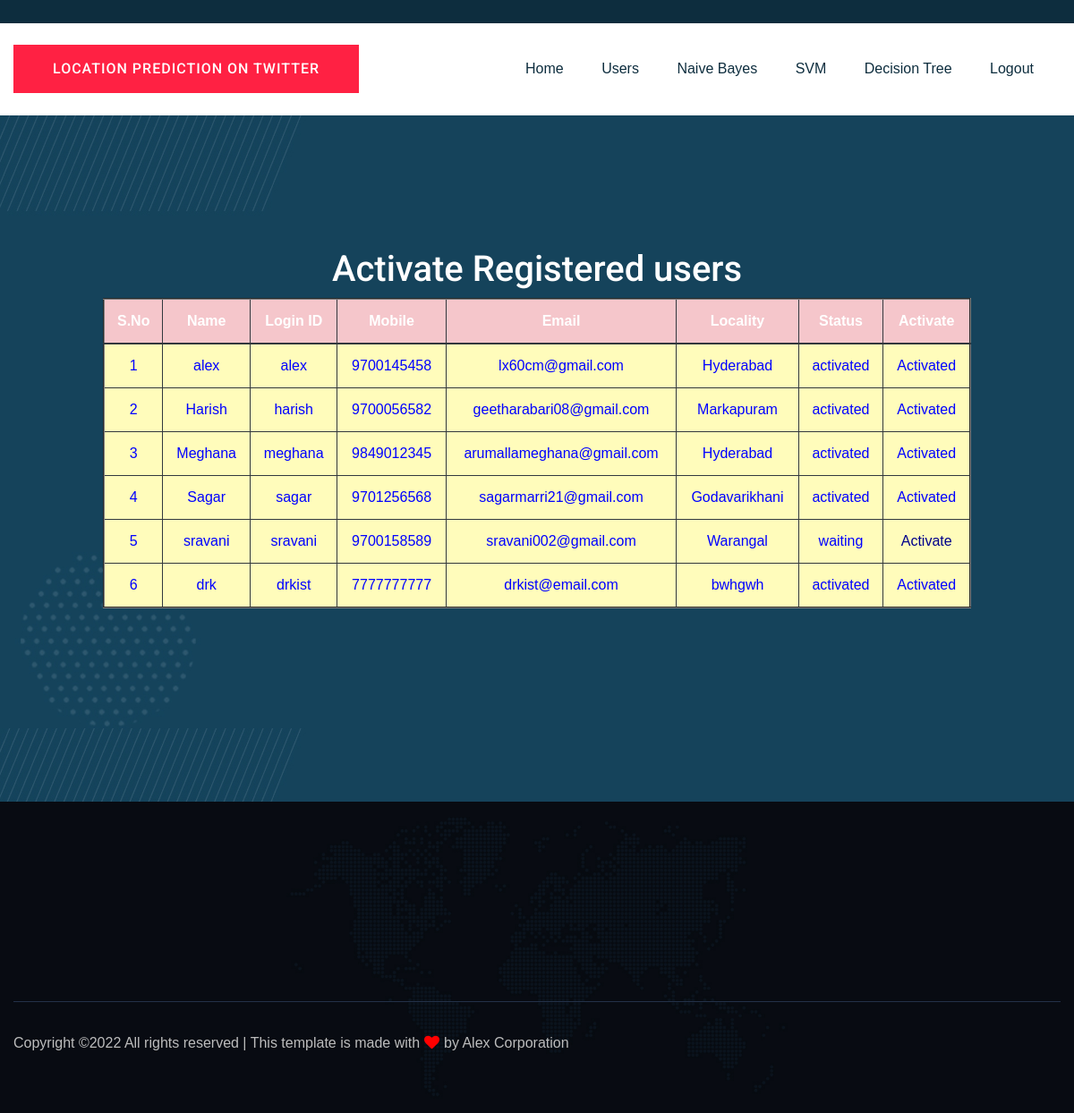
Page /ViewRegisteredUsers/ on the committed database.
### users/models.py (models this page shows, shortened)
class UserRegistrationModel(models.Model):
    name = models.CharField(max_length=100)
    loginid = models.CharField(unique=True, max_length=100)
    password = models.CharField(max_length=100)
    mobile = models.CharField(unique=True, max_length=100)
    email = models.CharField(unique=True, max_length=100)
    locality = models.CharField(max_length=100)
    address = models.CharField(max_length=1000)
    city = models.CharField(max_length=100)
    state = models.CharField(max_length=100)
    status = models.CharField(max_length=100)
    class Meta:
        db_table = 'UserRegistrations'

### admins/views.py (the view)
# urls.py: path("ViewRegisteredUsers/", admins.ViewRegisteredUsers, name="ViewRegisteredUsers"),
def ViewRegisteredUsers(request):
    data = UserRegistrationModel.objects.all()
    return render(request, 'admins/RegisteredUsers.html', {'data': data})

### assets/templates/admins/RegisteredUsers.html
{%extends 'admins/adminbase.html'%}
{%load static%}
{%block contents%}
    <div class="testimonial-area testimonial-padding" data-background="{%static 'img/gallery/section_bg04.jpg'%}">
        <div class="container ">
            <div class="row d-flex justify-content-center">
                <div class="col-xl-10 col-lg-10 col-md-9">
                    <div class="h1-testimonial-active">
                        <div class="single-testimonial text-center">
                                   <h1><font color="WHITE"> Activate Registered users</font></h1>
                                         <table border="2px" class="table table-hover table-dark">
                    <thead>
                    <tr class="table-danger">
                        <th scope="col">S.No</th>
                        <th scope="col">Name</th>
                        <th scope="col">Login ID</th>
                        <th scope="col">Mobile</th>
                        <th scope="col">Email</th>
                        <th scope="col">Locality</th>
                        <th scope="col">Status</th>
                        <th scope="col">Activate</th>
                    </tr>
                    </thead>
                    <tbody>
                    {% for i in data %}
                    <tr scope="row" style="color: BLUE; background-color:#FFFCBB">
                        <td>{{forloop.counter}}</td>
                        <td>{{i.name}}</td>
                        <td>{{i.loginid}}</td>
                        <td>{{i.mobile}}</td>
                        <td>{{i.email}}</td>
                        <td>{{i.locality}}</td>
                        <td>{{i.status}}</td>
                        {% if i.status == 'waiting' %}
                        <td><a class="btn-link" href="/AdminActivaUsers/?uid={{ i.id }}"
                               style="color:DARKBLUE">Activate</a></td>
                        {% else %}
                        <td> Activated</td>
                        {% endif %}
                    </tr>
                    {% endfor %}
                    </tbody>
                </table>
                        </div>
                    </div>
                </div>
            </div>
        </div>
    </div>
{%endblock%}

### assets/templates/admins/adminbase.html (shortened to what this page needs)
<!doctype html>
{%load static%}
<html class="no-js" lang="zxx">
<head>
	<link rel="stylesheet" href="{%static 'css/bootstrap.min.css'%}">
	<link rel="stylesheet" href="{%static 'css/owl.carousel.min.css'%}">
	<link rel="stylesheet" href="{%static 'css/slicknav.css'%}">
	<link rel="stylesheet" href="{%static 'css/flaticon.css'%}">
	<link rel="stylesheet" href="{%static 'css/animate.min.css'%}">
	<link rel="stylesheet" href="{%static 'css/magnific-popup.css'%}">
	<link rel="stylesheet" href="{%static 'css/fontawesome-all.min.css'%}">
	<link rel="stylesheet" href="{%static 'css/themify-icons.css'%}">
	<link rel="stylesheet" href="{%static 'css/slick.css'%}">
	<link rel="stylesheet" href="{%static 'css/nice-select.css'%}">
	<link rel="stylesheet" href="{%static 'css/style.css'%}">
</head>
<body class="body-bg">
<header>
    <div class="header-area">
        <div class="main-header ">
            <div class="header-top d-none d-lg-block">
            </div>
            <div class="header-bottom  header-sticky">
                <div class="container">
                    <div class="row align-items-center">
                        <div class="col-xl-2 col-lg-2">
                            <div class="logo">
                               <a href="about.html" class="btn post-btn">Location Prediction on Twitter</a>
                            </div>
                        </div>
                        <div class="col-xl-10 col-lg-10">
                            <div class="menu-wrapper  d-flex align-items-center justify-content-end">
                                <div class="main-menu d-none d-lg-block">
                                    <nav>
                                        <ul id="navigation">
                                            <li><a href="{%url 'AdminHome'%}">Home</a></li>
                                            <li><a href="{%url 'ViewRegisteredUsers'%}">Users</a></li>
                                            <li><a href="{%url 'AdminNaiveBayes'%}">Naive Bayes</a></li>
                                            <li><a href="{%url 'AdminSVM'%}">SVM</a></li>
                                             <li><a href="{%url 'AdminDecisionTree'%}">Decision Tree</a></li>
                                            <li><a href="{%url 'logout'%}">Logout</a></li>
                                        </ul>
                                    </nav>
                                </div>
                            </div>
                        </div>
                        <div class="col-12">
                        </div>
                    </div>
                </div>
            </div>
        </div>
    </div>
</header>
<main>
    {%block contents%}
    {%endblock%}
</main>
<footer>
    <div class="footer-area section-bg" data-background="{%static 'img/gallery/footer_bg.jpg'%}">
        <div class="container">
            <div class="footer-top footer-padding">
            </div>
            <div class="footer-bottom">
                <div class="row d-flex justify-content-between align-items-center">
                    <div class="col-xl-9 col-lg-8">
                        <div class="footer-copy-right">
                            <p>
  Copyright &copy;<script>document.write(new Date().getFullYear());</script> All rights reserved | This template is made with <i class="fa fa-heart" aria-hidden="true"></i> by Alex Corporation
  </p>
                        </div>
                    </div>
                </div>
            </div>
        </div>
    </div>
</footer>
    </body>
</html>

### rows in the picture
UserRegistrationModel: name "alex", loginid "alex", mobile "9700145458", email "lx60cm@gmail.com", locality "Hyderabad", status "activated", shows "Activated"
UserRegistrationModel: name "Harish", loginid "harish", mobile "9700056582", email "geetharabari08@gmail.com", locality "Markapuram", status "activated", shows "Activated"
UserRegistrationModel: name "Meghana", loginid "meghana", mobile "9849012345", email "arumallameghana@gmail.com", locality "Hyderabad", status "activated", shows "Activated"
UserRegistrationModel: name "Sagar", loginid "sagar", mobile "9701256568", email "sagarmarri21@gmail.com", locality "Godavarikhani", status "activated", shows "Activated"
UserRegistrationModel: name "sravani", loginid "sravani", mobile "9700158589", email "sravani002@gmail.com", locality "Warangal", status "waiting"
UserRegistrationModel: name "drk", loginid "drkist", mobile "7777777777", email "drkist@email.com", locality "bwhgwh", status "activated", shows "Activated"
